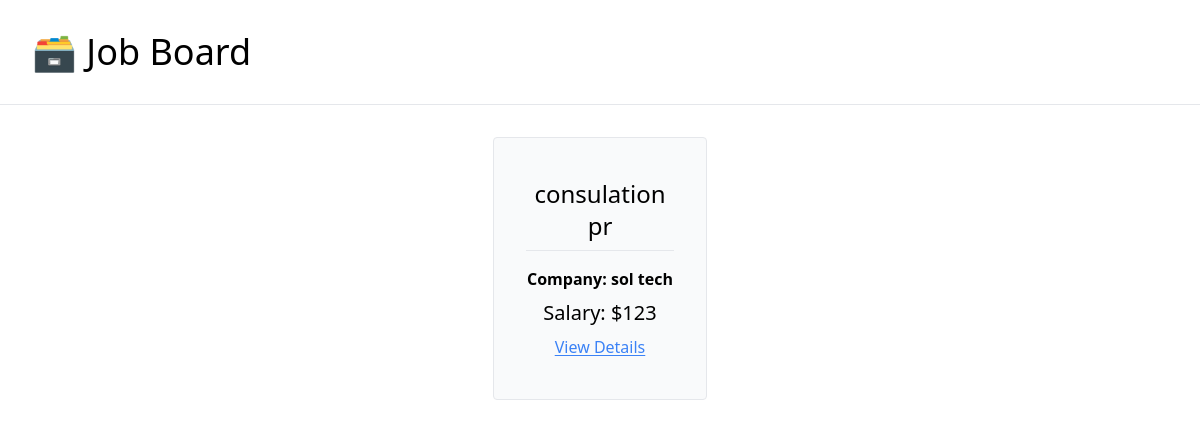
Before: / with the older database file.
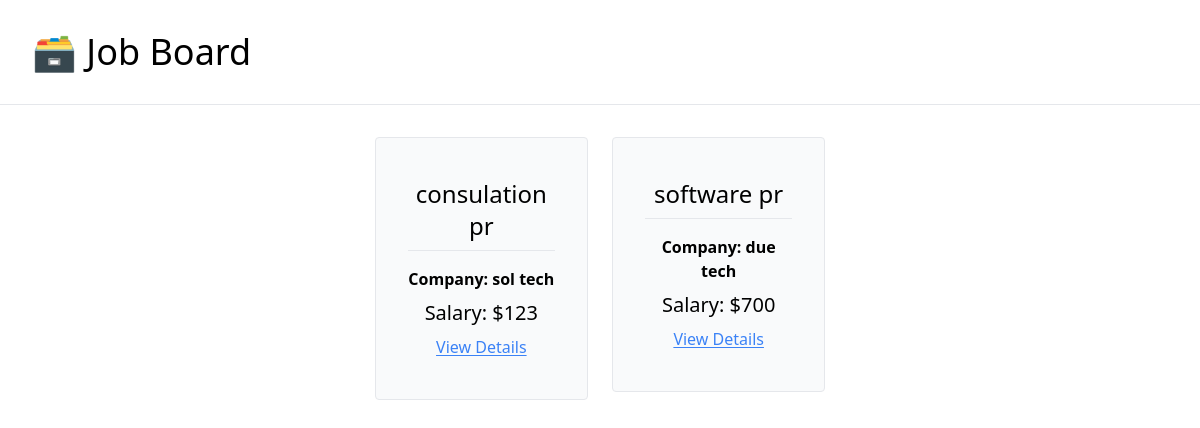
After: the same page with the newer database file.
### jobs/models.py (models this page shows, shortened)
class JobsPosting(models.Model):
    title = models.CharField(max_length=100)
    description = models.TextField()
    company = models.CharField(max_length=100)
    salary = models.IntegerField()
    is_active = models.BooleanField(default=False)

### jobs/views.py (the view)
# urls.py: path('', index, name="home"),
def index(request):
    active_jobs = JobsPosting.objects.filter(is_active=True)
    context: dict = {
        "job_postings": active_jobs
    }
    return render(request, "jobs/index.html", context)

### jobs/templates/jobs/index.html
{% extends 'jobs/_base.html' %}
{% load humanize %}
{% block content %}
    <div class="flex justify-center w-10/12 mx-auto flex-wrap gap-6">
        {% for posting in job_postings %}
            <a class="w-1/4 text-center" href="{% url 'job-detail' posting.pk %}">
            <div class="border rounded px-8 py-10 bg-gray-50 hover:bg-gray-100 hover:cursor-pointer">
                <p class="text-2xl pb-2">{{posting.title}}</p>
                <hr class="py-2">
                <p class="font-semibold pb-2">Company: {{posting.company}}</p>
                <p class="text-xl pb-2">Salary: ${{posting.salary|intcomma}}</p>
                <p class="underline underline-offset-2 text-blue-500 hover:text-blue-400">View Details</p>
            </div>
            </a>
        {% endfor %}
    </div>
{% endblock content %}

### jobs/templates/jobs/_base.html (shortened to what this page needs)
<!DOCTYPE html>
<html lang="en">
<head>
    <script src="https://cdn.tailwindcss.com"></script>
</head>
<body>
    <div class="mb-8">
        <h1 class="text-4xl py-8 pl-8">
        <a href="{% url 'home' %}">
                🗃️ Job Board
            </a>
        </h1>
        <hr>
    </div>
    <div class="container mx-auto mb-8">
        {% block content%}
        {% endblock content %}
    </div>
</body>
</html>

Changed rows visible on the page:
now on this page (row edited): JobsPosting: title "software pr", company "due tech", salary "700"
